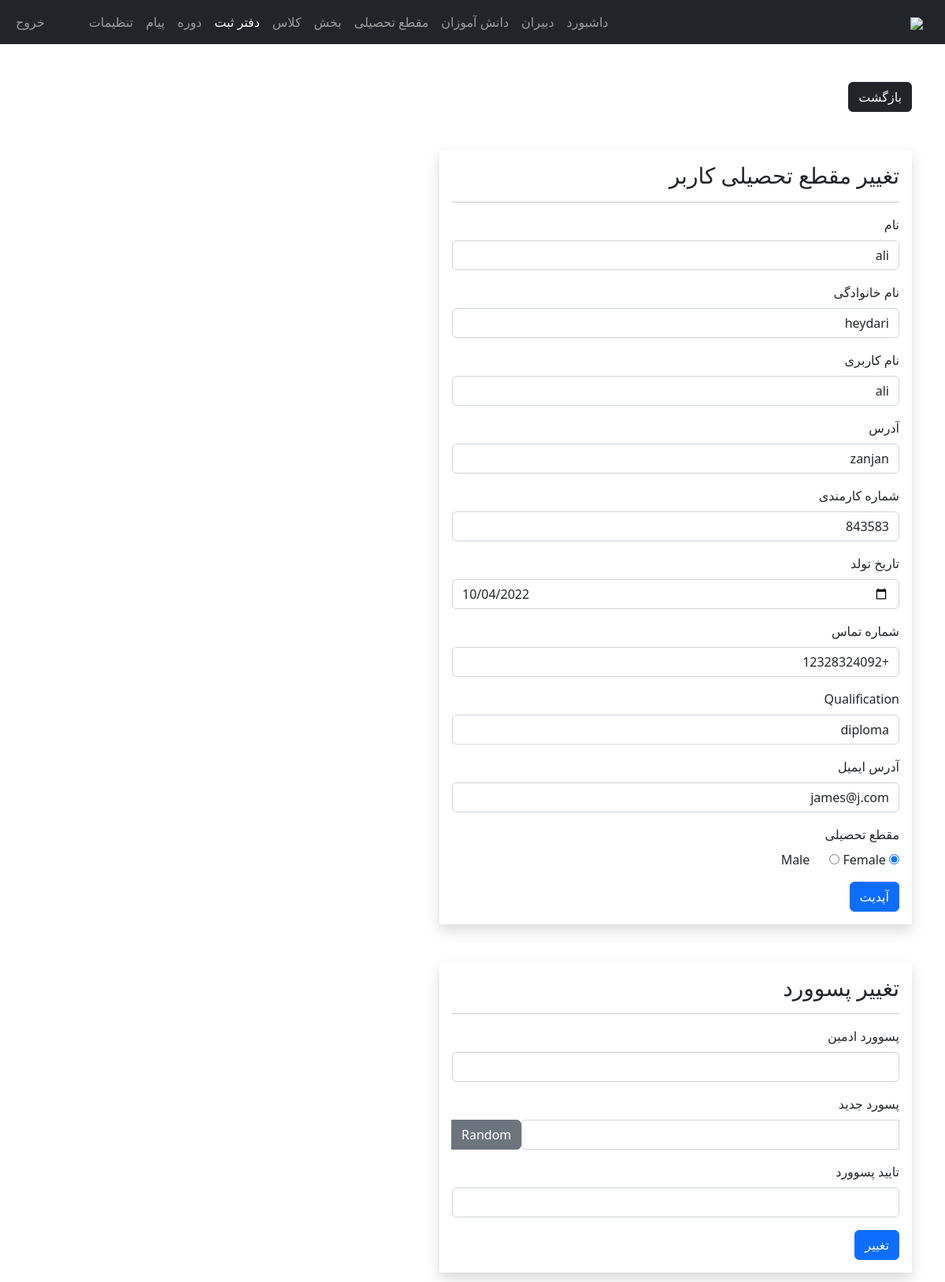
/admin/registrar-office-edit.php?r_user_id=1 (signed in), run on the app's committed database.
### tables this page shows
CREATE TABLE `registrar_office` (
  `r_user_id` int(11) NOT NULL,
  `username` varchar(127) NOT NULL,
  `password` varchar(255) NOT NULL,
  `fname` varchar(31) NOT NULL,
  `lname` varchar(31) NOT NULL,
  `address` varchar(31) NOT NULL,
  `employee_number` int(11) NOT NULL,
  `date_of_birth` date NOT NULL,
  `phone_number` varchar(31) NOT NULL,
  `qualification` varchar(31) NOT NULL,
  `gender` varchar(7) NOT NULL,
  `email_address` varchar(255) NOT NULL,
  `date_of_joined` datetime NOT NULL DEFAULT current_timestamp()
);

### admin/data/registrar_office.php (called while the page is built, shortened)
<?php
function getR_usersById($r_user_id, $conn){
   $sql = "SELECT * FROM registrar_office
           WHERE r_user_id=?";
   $stmt = $conn->prepare($sql);
   $stmt->execute([$r_user_id]);
   if ($stmt->rowCount() == 1) {
     $teacher = $stmt->fetch();
     return $teacher;
   }else {
    return 0;
   }
}

### admin/registrar-office-edit.php (the view, shortened to what this page needs)
<?php
if (
  isset($_SESSION['admin_id']) &&
  isset($_SESSION['role'])     &&
  isset($_GET['r_user_id'])
) {
  if ($_SESSION['role'] == 'Admin') {
    include "../DB_connection.php";
    include "data/registrar_office.php";
    $r_user_id = $_GET['r_user_id'];
    $r_user = getR_usersById($r_user_id, $conn);
?>
    <!DOCTYPE html>
    <html lang="fa" dir="rtl">
    <head>
      <link rel="stylesheet" href="https://cdn.jsdelivr.net/npm/bootstrap@5.2.0/dist/css/bootstrap.min.css">
      <link rel="stylesheet" href="../css/style.css">
      <link rel="stylesheet" href="https://cdnjs.cloudflare.com/ajax/libs/font-awesome/4.7.0/css/font-awesome.min.css">
    </head>
    <body>
      <?php
      include "inc/navbar.php";
      ?>
      <div class="container mt-5">
        <a href="registrar-office.php" class="btn btn-dark">بازگشت</a>
        <form method="post" class="shadow p-3 mt-5 form-w" action="req/registrar-office-edit.php">
          <h3>تغییر مقطع تحصیلی کاربر</h3>
          <hr>
          <div class="mb-3">
            <label class="form-label">نام</label>
            <input type="text" class="form-control" value="<?= $r_user['fname'] ?>" name="fname">
          </div>
          <div class="mb-3">
            <label class="form-label">نام خانوادگی</label>
            <input type="text" class="form-control" value="<?= $r_user['lname'] ?>" name="lname">
          </div>
          <div class="mb-3">
            <label class="form-label">نام کاربری</label>
            <input type="text" class="form-control" value="<?= $r_user['username'] ?>" name="username">
          </div>
          <div class="mb-3">
            <label class="form-label">آدرس</label>
            <input type="text" class="form-control" value="<?= $r_user['address'] ?>" name="address">
          </div>
          <div class="mb-3">
            <label class="form-label">شماره کارمندی</label>
            <input type="text" class="form-control" value="<?= $r_user['employee_number'] ?>" name="employee_number">
          </div>
          <div class="mb-3">
            <label class="form-label">تاریخ تولد</label>
            <input type="date" class="form-control" value="<?= $r_user['date_of_birth'] ?>" name="date_of_birth">
          </div>
          <div class="mb-3">
            <label class="form-label">شماره تماس</label>
            <input type="text" class="form-control" value="<?= $r_user['phone_number'] ?>" name="phone_number">
          </div>
          <div class="mb-3">
            <label class="form-label">Qualification</label>
            <input type="text" class="form-control" value="<?= $r_user['qualification'] ?>" name="qualification">
          </div>
          <div class="mb-3">
            <label class="form-label">آدرس ایمیل</label>
            <input type="text" class="form-control" value="<?= $r_user['email_address'] ?>" name="email_address">
          </div>
          <div class="mb-3">
            <label class="form-label">مقطع تحصیلی</label><br>
            <input type="radio" value="Male" <?php if ($r_user['gender'] == 'Male') echo 'checked';  ?> name="gender"> Male
            &nbsp;&nbsp;&nbsp;&nbsp;
            <input type="radio" value="Female" <?php if ($r_user['gender'] == 'Female') echo 'checked';  ?> name="gender"> Female
          </div>
          <button type="submit" class="btn btn-primary">
            آپدیت</button>
        </form>
        <form method="post" class="shadow p-3 my-5 form-w" action="req/registrar-office-change.php" id="change_password">
          <h3>تغییر پسوورد </h3>
          <hr>
          <div class="mb-3">
            <div class="mb-3">
              <label class="form-label">پسوورد ادمین</label>
              <input type="password" class="form-control" name="admin_pass">
            </div>
            <label class="form-label">پسورد جدید </label>
            <div class="input-group mb-3">
              <input type="text" class="form-control" name="new_pass" id="passInput">
              <button class="btn btn-secondary" id="gBtn">
                Random</button>
            </div>
          </div>
          <div class="mb-3">
            <label class="form-label">تایید پسوورد </label>
            <input type="text" class="form-control" name="c_new_pass" id="passInput2">
          </div>
          <button type="submit" class="btn btn-primary">
            تغییر</button>
        </form>
      </div>
    </body>
    </html>
<?php
  } else {
    header("Location: teacher.php");
    exit;
  }
} else {
  header("Location: teacher.php");
  exit;
}
?>

### css/style.css (style rules this page uses)
.form-w { max-width: 600px; width: 100%; }

### data on the page
registrar_office: fname "ali", lname "heydari", username "ali", address "zanjan", employee_number "843583", date_of_birth "10/04/2022", phone_number "+12328324092", qualification "diploma", email_address "james@j.com", gender "☑"
